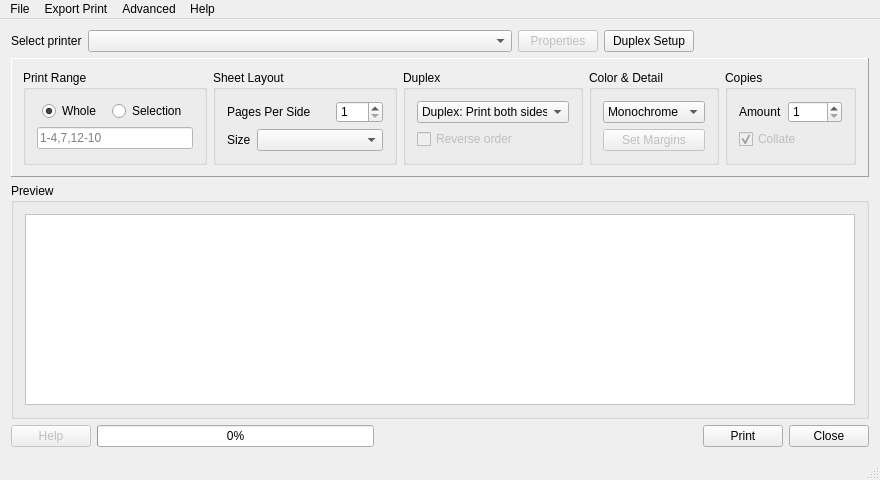
<?xml version="1.0" encoding="UTF-8"?>
<ui version="4.0">
 <class>PrinterDialog</class>
 <widget class="QMainWindow" name="PrinterDialog">
  <property name="enabled">
   <bool>true</bool>
  </property>
  <property name="geometry">
   <rect>
    <x>0</x>
    <y>0</y>
    <width>880</width>
    <height>480</height>
   </rect>
  </property>
  <property name="sizePolicy">
   <sizepolicy hsizetype="MinimumExpanding" vsizetype="Minimum">
    <horstretch>0</horstretch>
    <verstretch>0</verstretch>
   </sizepolicy>
  </property>
  <property name="windowTitle">
   <string>Duplex Printer</string>
  </property>
  <property name="windowIcon">
   <iconset resource="dpResources.qrc">
    <normaloff>:/program/images/icon</normaloff>:/program/images/icon</iconset>
  </property>
  <property name="styleSheet">
   <string notr="true">/*background-color: qconicalgradient(cx:0, cy:0, angle:135, stop:0 rgba(255, 255, 0, 69), stop:0.375 rgba(255, 255, 0, 69), stop:0.423533 rgba(251, 255, 0, 145), stop:0.45 rgba(247, 255, 0, 208), stop:0.477581 rgba(255, 244, 71, 130), stop:0.518717 rgba(255, 218, 71, 130), stop:0.55 rgba(255, 255, 0, 255), stop:0.57754 rgba(255, 203, 0, 130), stop:0.625 rgba(255, 255, 0, 69), stop:1 rgba(255, 255, 0, 69))*/</string>
  </property>
  <widget class="QWidget" name="centralWidget">
   <layout class="QVBoxLayout" name="verticalLayout_6">
    <item>
     <layout class="QHBoxLayout" name="horizontalLayout_Printer">
      <item>
       <widget class="QLabel" name="labelPrinter">
        <property name="sizePolicy">
         <sizepolicy hsizetype="Preferred" vsizetype="Preferred">
          <horstretch>0</horstretch>
          <verstretch>0</verstretch>
         </sizepolicy>
        </property>
        <property name="styleSheet">
         <string notr="true">background-color: none;</string>
        </property>
        <property name="text">
         <string>Select printer</string>
        </property>
        <property name="buddy">
         <cstring>comboBox_Printer</cstring>
        </property>
       </widget>
      </item>
      <item>
       <widget class="QComboBox" name="comboBox_Printer">
        <property name="sizePolicy">
         <sizepolicy hsizetype="Preferred" vsizetype="Fixed">
          <horstretch>5</horstretch>
          <verstretch>0</verstretch>
         </sizepolicy>
        </property>
        <property name="maximumSize">
         <size>
          <width>16777215</width>
          <height>16777215</height>
         </size>
        </property>
        <property name="styleSheet">
         <string notr="true">background-color: none;</string>
        </property>
       </widget>
      </item>
      <item>
       <widget class="QPushButton" name="pushButton_Properties">
        <property name="enabled">
         <bool>false</bool>
        </property>
        <property name="sizePolicy">
         <sizepolicy hsizetype="Preferred" vsizetype="Fixed">
          <horstretch>0</horstretch>
          <verstretch>0</verstretch>
         </sizepolicy>
        </property>
        <property name="minimumSize">
         <size>
          <width>80</width>
          <height>0</height>
         </size>
        </property>
        <property name="styleSheet">
         <string notr="true">background-color: none;</string>
        </property>
        <property name="text">
         <string>Properties</string>
        </property>
       </widget>
      </item>
      <item>
       <widget class="QPushButton" name="pushButton_DuplexSetup">
        <property name="sizePolicy">
         <sizepolicy hsizetype="Preferred" vsizetype="Fixed">
          <horstretch>0</horstretch>
          <verstretch>0</verstretch>
         </sizepolicy>
        </property>
        <property name="minimumSize">
         <size>
          <width>90</width>
          <height>0</height>
         </size>
        </property>
        <property name="styleSheet">
         <string notr="true">background-color: none;</string>
        </property>
        <property name="text">
         <string>Duplex Setup</string>
        </property>
       </widget>
      </item>
      <item>
       <widget class="QPushButton" name="logo">
        <property name="enabled">
         <bool>false</bool>
        </property>
        <property name="sizePolicy">
         <sizepolicy hsizetype="Minimum" vsizetype="Fixed">
          <horstretch>2</horstretch>
          <verstretch>0</verstretch>
         </sizepolicy>
        </property>
        <property name="focusPolicy">
         <enum>Qt::NoFocus</enum>
        </property>
        <property name="contextMenuPolicy">
         <enum>Qt::NoContextMenu</enum>
        </property>
        <property name="styleSheet">
         <string notr="true">background-color: none;</string>
        </property>
        <property name="text">
         <string notr="true"/>
        </property>
        <property name="iconSize">
         <size>
          <width>158</width>
          <height>32</height>
         </size>
        </property>
        <property name="flat">
         <bool>true</bool>
        </property>
       </widget>
      </item>
     </layout>
    </item>
    <item>
     <widget class="QScrollArea" name="scrollArea_Controls">
      <property name="sizePolicy">
       <sizepolicy hsizetype="MinimumExpanding" vsizetype="Minimum">
        <horstretch>0</horstretch>
        <verstretch>0</verstretch>
       </sizepolicy>
      </property>
      <property name="styleSheet">
       <string notr="true">/*background-color: qlineargradient(spread:pad, x1:0, y1:0, x2:1, y2:0, stop:0 rgba(255, 255, 255, 129), stop:1 rgba(255, 255, 255, 93))*/</string>
      </property>
      <property name="frameShape">
       <enum>QFrame::Panel</enum>
      </property>
      <property name="frameShadow">
       <enum>QFrame::Raised</enum>
      </property>
      <property name="lineWidth">
       <number>1</number>
      </property>
      <property name="verticalScrollBarPolicy">
       <enum>Qt::ScrollBarAlwaysOff</enum>
      </property>
      <property name="sizeAdjustPolicy">
       <enum>QAbstractScrollArea::AdjustIgnored</enum>
      </property>
      <property name="widgetResizable">
       <bool>true</bool>
      </property>
      <property name="alignment">
       <set>Qt::AlignLeading|Qt::AlignLeft|Qt::AlignVCenter</set>
      </property>
      <widget class="QWidget" name="scrollAreaWidgetContents">
       <property name="geometry">
        <rect>
         <x>0</x>
         <y>0</y>
         <width>872</width>
         <height>137</height>
        </rect>
       </property>
       <layout class="QHBoxLayout" name="horizontalLayout_8">
        <item>
         <widget class="QGroupBox" name="groupBoxRange">
          <property name="sizePolicy">
           <sizepolicy hsizetype="MinimumExpanding" vsizetype="Preferred">
            <horstretch>1</horstretch>
            <verstretch>0</verstretch>
           </sizepolicy>
          </property>
          <property name="maximumSize">
           <size>
            <width>260</width>
            <height>16777215</height>
           </size>
          </property>
          <property name="title">
           <string>Print Range</string>
          </property>
          <layout class="QVBoxLayout" name="verticalLayout">
           <item>
            <layout class="QHBoxLayout" name="horizontalLayout_PrintRange">
             <item>
              <widget class="QRadioButton" name="radioButton_RangeWhole">
               <property name="sizePolicy">
                <sizepolicy hsizetype="Fixed" vsizetype="Fixed">
                 <horstretch>0</horstretch>
                 <verstretch>0</verstretch>
                </sizepolicy>
               </property>
               <property name="styleSheet">
                <string notr="true">background-color: none;</string>
               </property>
               <property name="text">
                <string>Whole</string>
               </property>
               <property name="checked">
                <bool>true</bool>
               </property>
              </widget>
             </item>
             <item>
              <widget class="QRadioButton" name="radioButton_RangeSelection">
               <property name="sizePolicy">
                <sizepolicy hsizetype="Fixed" vsizetype="Fixed">
                 <horstretch>0</horstretch>
                 <verstretch>0</verstretch>
                </sizepolicy>
               </property>
               <property name="styleSheet">
                <string notr="true">background-color: none;</string>
               </property>
               <property name="text">
                <string>Selection</string>
               </property>
              </widget>
             </item>
            </layout>
           </item>
           <item>
            <widget class="QLineEdit" name="lineEdit_RangeSelection">
             <property name="enabled">
              <bool>false</bool>
             </property>
             <property name="sizePolicy">
              <sizepolicy hsizetype="Preferred" vsizetype="Fixed">
               <horstretch>2</horstretch>
               <verstretch>0</verstretch>
              </sizepolicy>
             </property>
             <property name="maximumSize">
              <size>
               <width>300</width>
               <height>16777215</height>
              </size>
             </property>
             <property name="styleSheet">
              <string notr="true">background-color: white;</string>
             </property>
             <property name="frame">
              <bool>true</bool>
             </property>
             <property name="placeholderText">
              <string>1-4,7,12-10</string>
             </property>
            </widget>
           </item>
          </layout>
         </widget>
        </item>
        <item>
         <widget class="QGroupBox" name="groupBoxLayout">
          <property name="sizePolicy">
           <sizepolicy hsizetype="Preferred" vsizetype="Preferred">
            <horstretch>1</horstretch>
            <verstretch>0</verstretch>
           </sizepolicy>
          </property>
          <property name="minimumSize">
           <size>
            <width>140</width>
            <height>0</height>
           </size>
          </property>
          <property name="maximumSize">
           <size>
            <width>200</width>
            <height>16777215</height>
           </size>
          </property>
          <property name="title">
           <string>Sheet Layout</string>
          </property>
          <layout class="QVBoxLayout" name="verticalLayout_2">
           <item>
            <layout class="QHBoxLayout" name="horizontalLayout_SheetLayout">
             <item>
              <widget class="QLabel" name="labelPagesPerSide">
               <property name="sizePolicy">
                <sizepolicy hsizetype="Ignored" vsizetype="Preferred">
                 <horstretch>0</horstretch>
                 <verstretch>0</verstretch>
                </sizepolicy>
               </property>
               <property name="styleSheet">
                <string notr="true">background-color: none;</string>
               </property>
               <property name="text">
                <string>Pages Per Side</string>
               </property>
               <property name="buddy">
                <cstring>spinBox_PagesPerSide</cstring>
               </property>
              </widget>
             </item>
             <item>
              <widget class="QSpinBox" name="spinBox_PagesPerSide">
               <property name="sizePolicy">
                <sizepolicy hsizetype="Fixed" vsizetype="Fixed">
                 <horstretch>0</horstretch>
                 <verstretch>0</verstretch>
                </sizepolicy>
               </property>
               <property name="styleSheet">
                <string notr="true">background-color: none;</string>
               </property>
               <property name="minimum">
                <number>1</number>
               </property>
               <property name="maximum">
                <number>128</number>
               </property>
              </widget>
             </item>
            </layout>
           </item>
           <item>
            <layout class="QHBoxLayout" name="horizontalLayout_PageSize">
             <item>
              <widget class="QLabel" name="labelPageSize">
               <property name="sizePolicy">
                <sizepolicy hsizetype="Fixed" vsizetype="Preferred">
                 <horstretch>0</horstretch>
                 <verstretch>0</verstretch>
                </sizepolicy>
               </property>
               <property name="styleSheet">
                <string notr="true">background-color: none;</string>
               </property>
               <property name="text">
                <string>Size</string>
               </property>
               <property name="buddy">
                <cstring>comboBox_PageSize</cstring>
               </property>
              </widget>
             </item>
             <item>
              <widget class="QComboBox" name="comboBox_PageSize">
               <property name="sizePolicy">
                <sizepolicy hsizetype="Preferred" vsizetype="Fixed">
                 <horstretch>0</horstretch>
                 <verstretch>0</verstretch>
                </sizepolicy>
               </property>
               <property name="styleSheet">
                <string notr="true">background-color: none;</string>
               </property>
              </widget>
             </item>
            </layout>
           </item>
          </layout>
         </widget>
        </item>
        <item>
         <widget class="QGroupBox" name="groupBoxDuplex">
          <property name="sizePolicy">
           <sizepolicy hsizetype="Preferred" vsizetype="Preferred">
            <horstretch>0</horstretch>
            <verstretch>0</verstretch>
           </sizepolicy>
          </property>
          <property name="maximumSize">
           <size>
            <width>180</width>
            <height>16777215</height>
           </size>
          </property>
          <property name="title">
           <string>Duplex</string>
          </property>
          <layout class="QVBoxLayout" name="verticalLayout_3">
           <item>
            <widget class="QComboBox" name="comboBox_Duplex">
             <property name="sizePolicy">
              <sizepolicy hsizetype="Minimum" vsizetype="Fixed">
               <horstretch>0</horstretch>
               <verstretch>0</verstretch>
              </sizepolicy>
             </property>
             <property name="styleSheet">
              <string notr="true">background-color: none;</string>
             </property>
             <item>
              <property name="text">
               <string>Duplex: Print both sides</string>
              </property>
             </item>
             <item>
              <property name="text">
               <string>No duplex: Single sided</string>
              </property>
             </item>
             <item>
              <property name="text">
               <string>Odd: First side</string>
              </property>
             </item>
             <item>
              <property name="text">
               <string>Even: Second side</string>
              </property>
             </item>
            </widget>
           </item>
           <item>
            <widget class="QCheckBox" name="checkBox_Reverse">
             <property name="enabled">
              <bool>false</bool>
             </property>
             <property name="styleSheet">
              <string notr="true">background-color: none;</string>
             </property>
             <property name="text">
              <string>Reverse order</string>
             </property>
            </widget>
           </item>
          </layout>
         </widget>
        </item>
        <item>
         <widget class="QGroupBox" name="groupBoxColor">
          <property name="sizePolicy">
           <sizepolicy hsizetype="Minimum" vsizetype="Preferred">
            <horstretch>0</horstretch>
            <verstretch>0</verstretch>
           </sizepolicy>
          </property>
          <property name="maximumSize">
           <size>
            <width>180</width>
            <height>16777215</height>
           </size>
          </property>
          <property name="title">
           <string>Color &amp;&amp; Detail</string>
          </property>
          <layout class="QVBoxLayout" name="verticalLayout_4">
           <item>
            <widget class="QComboBox" name="comboBox_ColorProfile">
             <property name="sizePolicy">
              <sizepolicy hsizetype="Minimum" vsizetype="Fixed">
               <horstretch>174</horstretch>
               <verstretch>0</verstretch>
              </sizepolicy>
             </property>
             <property name="styleSheet">
              <string notr="true">background-color: none;</string>
             </property>
             <item>
              <property name="text">
               <string>Monochrome</string>
              </property>
             </item>
             <item>
              <property name="text">
               <string>Grayscale</string>
              </property>
             </item>
             <item>
              <property name="text">
               <string>Color</string>
              </property>
             </item>
            </widget>
           </item>
           <item>
            <widget class="QPushButton" name="pushButton_Margins">
             <property name="enabled">
              <bool>false</bool>
             </property>
             <property name="minimumSize">
              <size>
               <width>100</width>
               <height>0</height>
              </size>
             </property>
             <property name="styleSheet">
              <string notr="true">background-color: none;</string>
             </property>
             <property name="text">
              <string>Set Margins</string>
             </property>
            </widget>
           </item>
          </layout>
         </widget>
        </item>
        <item>
         <widget class="QGroupBox" name="groupBoxCopies">
          <property name="sizePolicy">
           <sizepolicy hsizetype="Preferred" vsizetype="Preferred">
            <horstretch>0</horstretch>
            <verstretch>0</verstretch>
           </sizepolicy>
          </property>
          <property name="maximumSize">
           <size>
            <width>150</width>
            <height>16777215</height>
           </size>
          </property>
          <property name="title">
           <string>Copies</string>
          </property>
          <layout class="QVBoxLayout" name="verticalLayout_5">
           <item>
            <layout class="QHBoxLayout" name="horizontalLayout_Copies">
             <item>
              <widget class="QLabel" name="labelCopies">
               <property name="sizePolicy">
                <sizepolicy hsizetype="Fixed" vsizetype="Preferred">
                 <horstretch>0</horstretch>
                 <verstretch>0</verstretch>
                </sizepolicy>
               </property>
               <property name="styleSheet">
                <string notr="true">background-color: none;</string>
               </property>
               <property name="text">
                <string>Amount</string>
               </property>
               <property name="buddy">
                <cstring>spinBox_Copies</cstring>
               </property>
              </widget>
             </item>
             <item>
              <widget class="QSpinBox" name="spinBox_Copies">
               <property name="enabled">
                <bool>true</bool>
               </property>
               <property name="sizePolicy">
                <sizepolicy hsizetype="Fixed" vsizetype="Fixed">
                 <horstretch>0</horstretch>
                 <verstretch>0</verstretch>
                </sizepolicy>
               </property>
               <property name="styleSheet">
                <string notr="true">background-color: none;</string>
               </property>
               <property name="minimum">
                <number>1</number>
               </property>
               <property name="maximum">
                <number>9000</number>
               </property>
              </widget>
             </item>
            </layout>
           </item>
           <item>
            <widget class="QCheckBox" name="checkBox_Collate">
             <property name="enabled">
              <bool>false</bool>
             </property>
             <property name="styleSheet">
              <string notr="true">background-color: none;</string>
             </property>
             <property name="text">
              <string>Collate</string>
             </property>
             <property name="checkable">
              <bool>true</bool>
             </property>
             <property name="checked">
              <bool>true</bool>
             </property>
            </widget>
           </item>
          </layout>
         </widget>
        </item>
        <item>
         <spacer name="horizontalSpacer">
          <property name="orientation">
           <enum>Qt::Horizontal</enum>
          </property>
          <property name="sizeType">
           <enum>QSizePolicy::Expanding</enum>
          </property>
          <property name="sizeHint" stdset="0">
           <size>
            <width>1</width>
            <height>20</height>
           </size>
          </property>
         </spacer>
        </item>
       </layout>
      </widget>
     </widget>
    </item>
    <item>
     <widget class="QGroupBox" name="groupBoxPageRemoval">
      <property name="sizePolicy">
       <sizepolicy hsizetype="Expanding" vsizetype="Expanding">
        <horstretch>0</horstretch>
        <verstretch>0</verstretch>
       </sizepolicy>
      </property>
      <property name="styleSheet">
       <string notr="true">/*background-color: qlineargradient(spread:pad, x1:0, y1:0, x2:1, y2:0, stop:0 rgba(255, 255, 255, 180), stop:1 rgba(255, 255, 255, 140))*/</string>
      </property>
      <property name="title">
       <string>Preview</string>
      </property>
      <layout class="QHBoxLayout" name="horizontalLayout_9">
       <item>
        <widget class="QScrollArea" name="scrollArea_Pages">
         <property name="autoFillBackground">
          <bool>true</bool>
         </property>
         <property name="styleSheet">
          <string notr="true">background-color: rgb(255, 255, 255);
</string>
         </property>
         <property name="verticalScrollBarPolicy">
          <enum>Qt::ScrollBarAlwaysOff</enum>
         </property>
         <property name="horizontalScrollBarPolicy">
          <enum>Qt::ScrollBarAsNeeded</enum>
         </property>
         <property name="widgetResizable">
          <bool>true</bool>
         </property>
         <property name="alignment">
          <set>Qt::AlignJustify|Qt::AlignTop</set>
         </property>
         <widget class="QWidget" name="scrollContents">
          <property name="geometry">
           <rect>
            <x>0</x>
            <y>0</y>
            <width>836</width>
            <height>136</height>
           </rect>
          </property>
         </widget>
        </widget>
       </item>
      </layout>
     </widget>
    </item>
    <item>
     <layout class="QHBoxLayout" name="horizontalLayout_ButtonBox">
      <item>
       <widget class="QPushButton" name="pushButton_Tutorials">
        <property name="enabled">
         <bool>false</bool>
        </property>
        <property name="styleSheet">
         <string notr="true">background-color: none;</string>
        </property>
        <property name="text">
         <string>Help</string>
        </property>
       </widget>
      </item>
      <item>
       <widget class="QProgressBar" name="progressBar">
        <property name="maximum">
         <number>7</number>
        </property>
        <property name="value">
         <number>0</number>
        </property>
        <property name="textVisible">
         <bool>true</bool>
        </property>
       </widget>
      </item>
      <item>
       <spacer name="horizontalSpacer_ButtonBox">
        <property name="orientation">
         <enum>Qt::Horizontal</enum>
        </property>
        <property name="sizeHint" stdset="0">
         <size>
          <width>40</width>
          <height>20</height>
         </size>
        </property>
       </spacer>
      </item>
      <item>
       <widget class="QPushButton" name="pushButton_Preview">
        <property name="enabled">
         <bool>false</bool>
        </property>
        <property name="styleSheet">
         <string notr="true">background-color: none;</string>
        </property>
        <property name="text">
         <string/>
        </property>
        <property name="flat">
         <bool>true</bool>
        </property>
       </widget>
      </item>
      <item>
       <widget class="QPushButton" name="pushButton_Print">
        <property name="autoFillBackground">
         <bool>true</bool>
        </property>
        <property name="styleSheet">
         <string notr="true">background-color: none;</string>
        </property>
        <property name="text">
         <string>Print</string>
        </property>
       </widget>
      </item>
      <item>
       <widget class="QPushButton" name="pushButton_Cancel">
        <property name="styleSheet">
         <string notr="true">background-color: none;</string>
        </property>
        <property name="text">
         <string>Close</string>
        </property>
       </widget>
      </item>
     </layout>
    </item>
   </layout>
  </widget>
  <widget class="QStatusBar" name="statusBar"/>
  <widget class="QMenuBar" name="menuBar">
   <property name="geometry">
    <rect>
     <x>0</x>
     <y>0</y>
     <width>880</width>
     <height>27</height>
    </rect>
   </property>
   <widget class="QMenu" name="menuFile">
    <property name="title">
     <string>File</string>
    </property>
    <addaction name="actionOpen"/>
    <addaction name="actionPrint"/>
    <addaction name="separator"/>
    <addaction name="actionExit"/>
   </widget>
   <widget class="QMenu" name="menuHelp_2">
    <property name="title">
     <string>Help</string>
    </property>
    <addaction name="actionTutorials"/>
    <addaction name="actionAbout"/>
   </widget>
   <widget class="QMenu" name="menuPrinters">
    <property name="title">
     <string>Advanced</string>
    </property>
    <widget class="QMenu" name="menuMultipage_per_sheet_layout">
     <property name="title">
      <string>Multipage Per Sheet Layout</string>
     </property>
     <addaction name="actionLeft_to_Right_Top_to_Bottom"/>
     <addaction name="actionRight_to_Left_Top_to_Bottom"/>
     <addaction name="actionTop_to_Bottom_Left_to_Right"/>
     <addaction name="actionTop_to_Bottom_Right_to_Left"/>
     <addaction name="separator"/>
     <addaction name="actionMargins_and_Borders"/>
    </widget>
    <addaction name="menuMultipage_per_sheet_layout"/>
    <addaction name="separator"/>
    <addaction name="actionPaths"/>
    <addaction name="actionAlways_refry_PostScript"/>
   </widget>
   <widget class="QMenu" name="menuExport_Print">
    <property name="title">
     <string>Export Print</string>
    </property>
    <addaction name="actionSave_As_PDF"/>
    <addaction name="actionSave_As_PostScript"/>
    <addaction name="separator"/>
    <addaction name="actionE_mail_PDF"/>
   </widget>
   <addaction name="menuFile"/>
   <addaction name="menuExport_Print"/>
   <addaction name="menuPrinters"/>
   <addaction name="menuHelp_2"/>
  </widget>
  <action name="actionOpen">
   <property name="text">
    <string>Open</string>
   </property>
   <property name="shortcut">
    <string>Ctrl+O</string>
   </property>
  </action>
  <action name="actionPrint">
   <property name="text">
    <string>Print</string>
   </property>
   <property name="shortcut">
    <string>Ctrl+P</string>
   </property>
  </action>
  <action name="actionExit">
   <property name="text">
    <string>Exit</string>
   </property>
   <property name="shortcut">
    <string>Ctrl+Q</string>
   </property>
  </action>
  <action name="actionTutorials">
   <property name="text">
    <string>Duplex Printer Help</string>
   </property>
   <property name="shortcut">
    <string>F1</string>
   </property>
  </action>
  <action name="actionAbout">
   <property name="text">
    <string>About Duplex Printer</string>
   </property>
  </action>
  <action name="actionPaths">
   <property name="text">
    <string>Paths</string>
   </property>
   <property name="shortcut">
    <string>Ctrl+U</string>
   </property>
  </action>
  <action name="actionLeft_to_Right_Top_to_Bottom">
   <property name="checkable">
    <bool>true</bool>
   </property>
   <property name="text">
    <string>Left to Right, Top to Bottom</string>
   </property>
   <property name="shortcut">
    <string>Ctrl+Alt+1</string>
   </property>
  </action>
  <action name="actionRight_to_Left_Top_to_Bottom">
   <property name="checkable">
    <bool>true</bool>
   </property>
   <property name="text">
    <string>Right to Left, Top to Bottom</string>
   </property>
   <property name="shortcut">
    <string>Ctrl+Alt+2</string>
   </property>
  </action>
  <action name="actionTop_to_Bottom_Left_to_Right">
   <property name="checkable">
    <bool>true</bool>
   </property>
   <property name="text">
    <string>Top to Bottom, Left to Right</string>
   </property>
   <property name="shortcut">
    <string>Ctrl+Alt+3</string>
   </property>
  </action>
  <action name="actionTop_to_Bottom_Right_to_Left">
   <property name="checkable">
    <bool>true</bool>
   </property>
   <property name="text">
    <string>Top to Bottom, Right to Left</string>
   </property>
   <property name="shortcut">
    <string>Ctrl+Alt+4</string>
   </property>
  </action>
  <action name="actionAlways_refry_PostScript">
   <property name="checkable">
    <bool>true</bool>
   </property>
   <property name="text">
    <string>Always fry PostScript at start</string>
   </property>
  </action>
  <action name="actionSave_As_PDF">
   <property name="text">
    <string>Save As PDF</string>
   </property>
   <property name="shortcut">
    <string>Ctrl+D</string>
   </property>
  </action>
  <action name="actionSave_As_PostScript">
   <property name="text">
    <string>Save As PostScript</string>
   </property>
  </action>
  <action name="actionE_mail_PDF">
   <property name="text">
    <string>E-mail PDF</string>
   </property>
   <property name="shortcut">
    <string>Ctrl+E</string>
   </property>
  </action>
  <action name="actionMargins_and_Borders">
   <property name="text">
    <string>Margins and Borders</string>
   </property>
  </action>
 </widget>
 <layoutdefault spacing="6" margin="11"/>
 <tabstops>
  <tabstop>comboBox_Printer</tabstop>
  <tabstop>pushButton_Properties</tabstop>
  <tabstop>pushButton_DuplexSetup</tabstop>
  <tabstop>radioButton_RangeWhole</tabstop>
  <tabstop>radioButton_RangeSelection</tabstop>
  <tabstop>lineEdit_RangeSelection</tabstop>
  <tabstop>spinBox_PagesPerSide</tabstop>
  <tabstop>comboBox_PageSize</tabstop>
  <tabstop>comboBox_Duplex</tabstop>
  <tabstop>checkBox_Reverse</tabstop>
  <tabstop>comboBox_ColorProfile</tabstop>
  <tabstop>pushButton_Margins</tabstop>
  <tabstop>spinBox_Copies</tabstop>
  <tabstop>checkBox_Collate</tabstop>
  <tabstop>scrollArea_Controls</tabstop>
  <tabstop>scrollArea_Pages</tabstop>
  <tabstop>pushButton_Tutorials</tabstop>
  <tabstop>pushButton_Preview</tabstop>
  <tabstop>pushButton_Print</tabstop>
  <tabstop>pushButton_Cancel</tabstop>
  <tabstop>logo</tabstop>
 </tabstops>
 <resources>
  <include location="dpResources.qrc"/>
 </resources>
 <connections/>
</ui>
